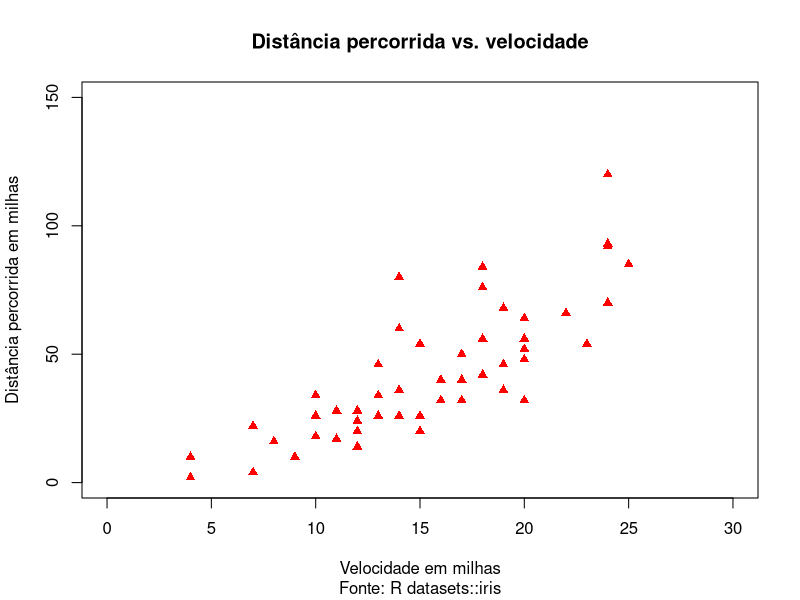
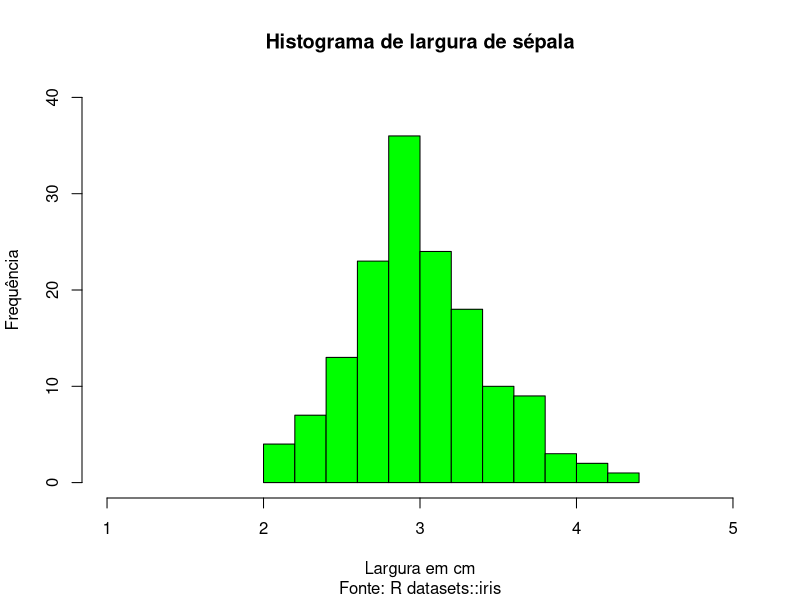
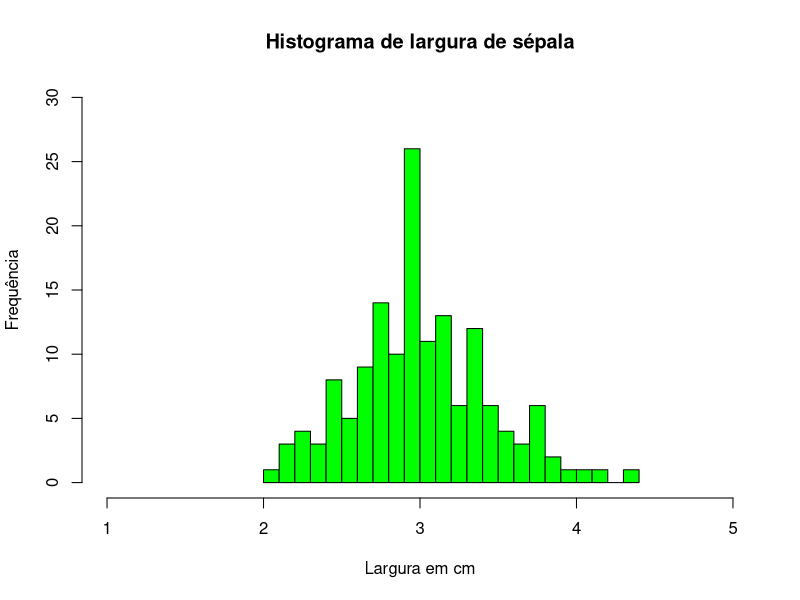
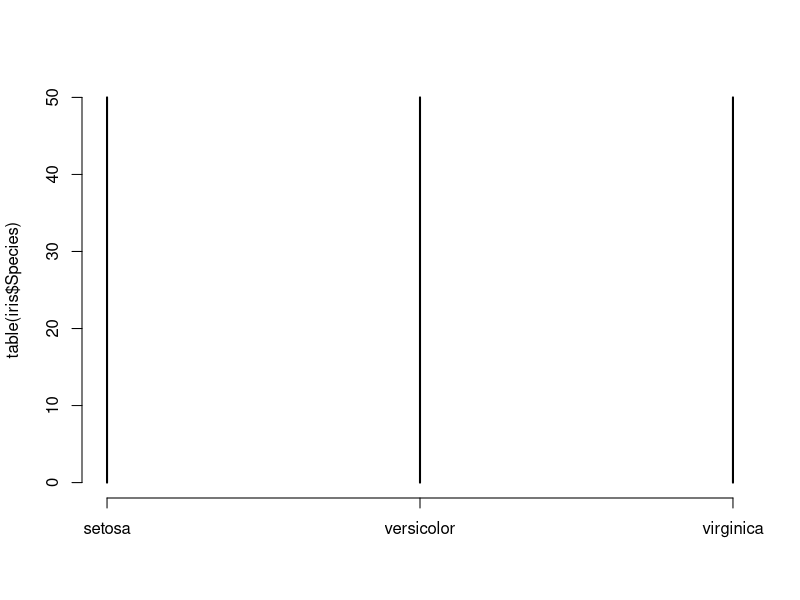
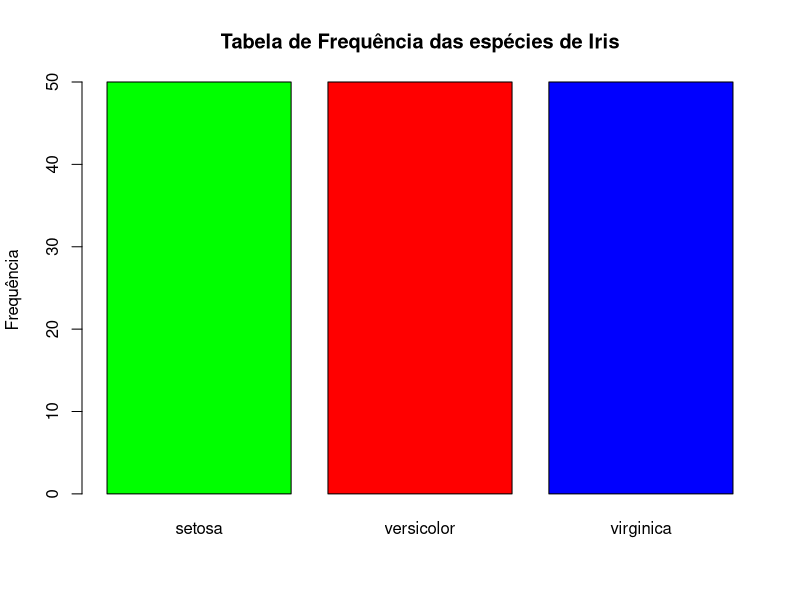
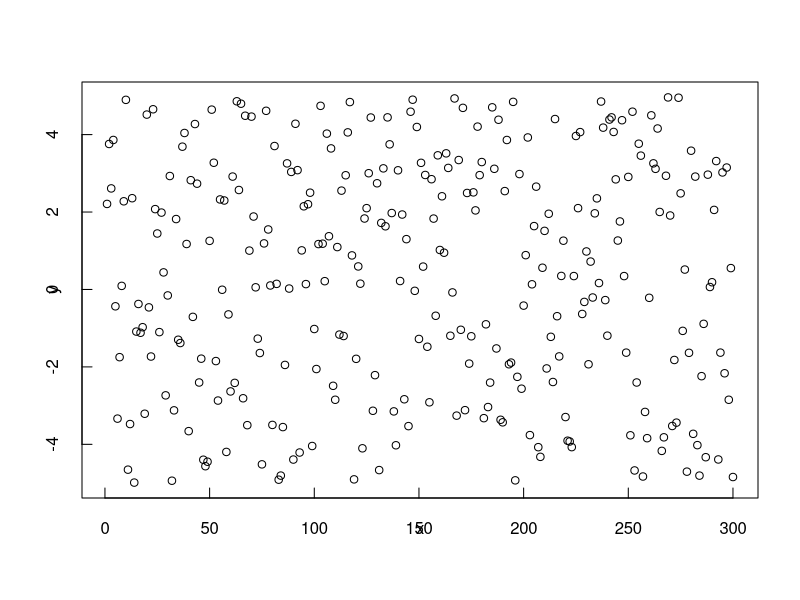
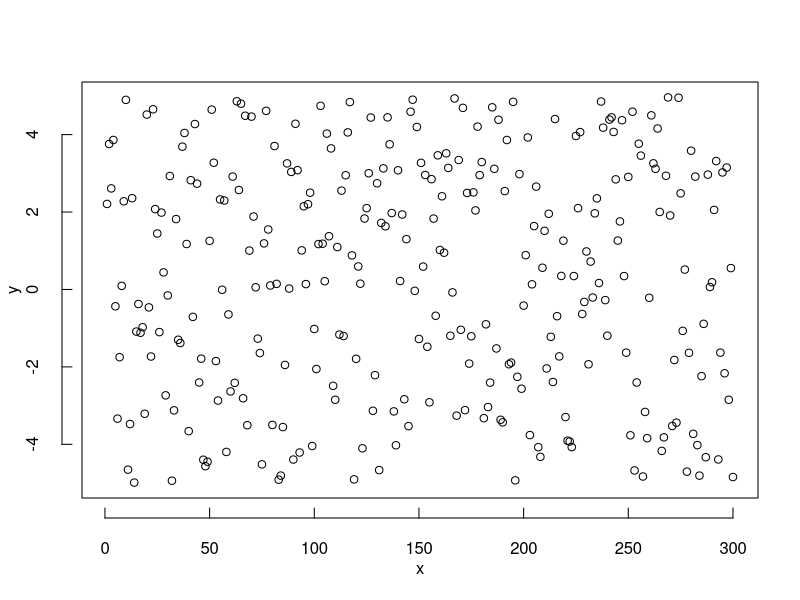

Write R code to recreate these figures, in order.
## ---- chunk 1
plot(cars$speed, cars$dist,
     xlim = c(0,30),
     ylim = c(0,150),
     pch  = 17,
     col  = "red",
     main = "Distância percorrida vs. velocidade",
     sub  = "Fonte: R datasets::iris",
     xlab = "Velocidade em milhas",
     ylab = "Distância percorrida em milhas")
## ---- chunk 2
hist(iris$Sepal.Width,
     xlim = c(1,5),
     ylim = c(0,40),
     main = "Histograma de largura de sépala",
     sub  = "Fonte: R datasets::iris",
     xlab = "Largura em cm",
     ylab = "Frequência",
     col  = "green")

## ---- chunk 3
hist(iris$Sepal.Width,
     xlim = c(1,5),
     ylim = c(0,30),
     main = "Histograma de largura de sépala",
     xlab = "Largura em cm",
     ylab = "Frequência",
     col  = "green", 
     breaks = 20)

## ---- chunk 4
plot(table(iris$Species))
## ---- chunk 5
barplot(table(iris$Species),
        main = "Tabela de Frequência das espécies de Iris",
        ylab = "Frequência",
        col  = c("green", "red", "blue"))
## ---- chunk 6
set.seed(12345) # semente serve para reprodução de valores iguais em dados aleatórios (ou  seudo...)
x<-1:300
y<-runif(x,-5,5)
## ---- chunk 7

par(tcl = 0.5, # valor padrão, controla o tamanho das marcas e a direção, valor negativo = marca fora
    mgp = c(1,1,0)) 

plot(x,y) 
## ---- chunk 8
par(tcl = 0.5, # valor padrão, controla o tamanho das marcas e a direção, valor negativo = marca fora
    mgp = c(3,2,1)) 

plot(x,y) 
